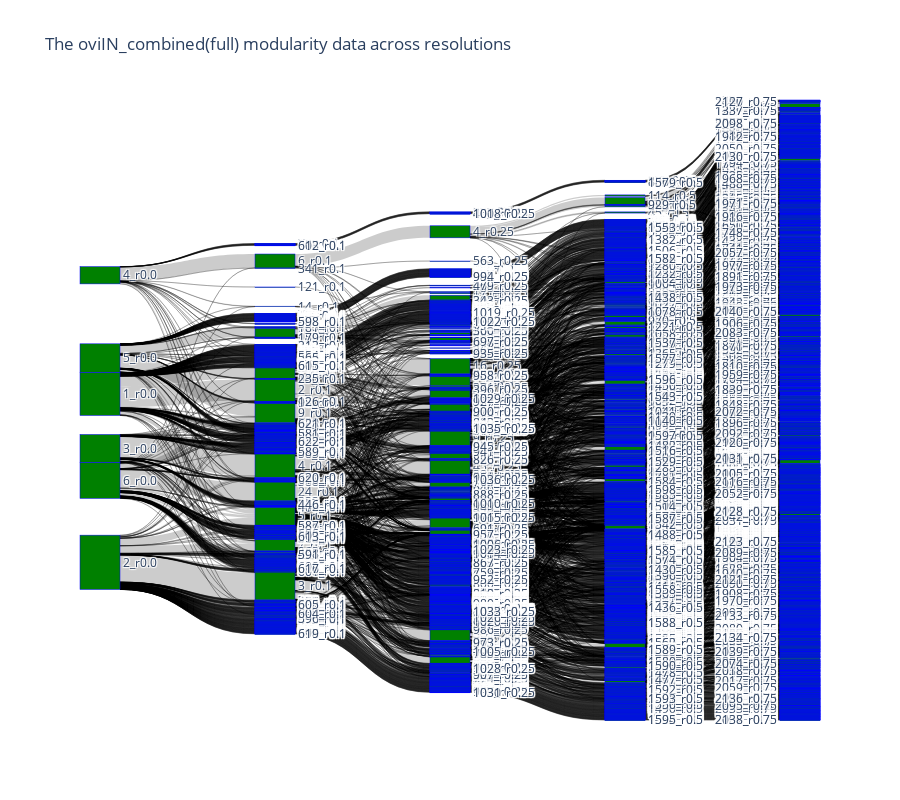

The cell this chart's notebook holds for it:
### Code cell
import plotly.graph_objects as go

fig = go.Figure(data=[go.Sankey(
    node = dict(
        pad = 15,
        thickness=40,
        line=dict(color='blue', width=0.5),
        label = nodes,
        color='green'
    ),
    link = dict(
        source= links_dict['source'],
        target = links_dict['target'],
        value = links_dict['value']
    )
    
)
])
# make figure larger
fig.update_layout(height = 800 ,title='The oviIN_combined(full) modularity data across resolutions')
fig.update_layout(title='The oviIN_combined(full) modularity data across resolutions')
fig.show()

### Figure 1 — Plotly figure (JSON) as saved in the notebook; plotly's stock layout.template omitted (floating-point values rounded to 4 significant figures; data arrays with more than 128 entries replaced by an {"elided": "..."} marker saying what was removed)
{"data": [{"link": {"source": {"elided": "8046 int values"}, "target": {"elided": "8046 int values"}, "value": {"elided": "8046 int values"}}, "node": {"color": "green", "label": {"elided": "5402 str values"}, "line": {"color": "blue", "width": 0.5}, "pad": 15, "thickness": 40}, "type": "sankey"}], "layout": {"height": 800, "title": {"text": "The oviIN_combined(full) modularity data across resolutions"}}}
